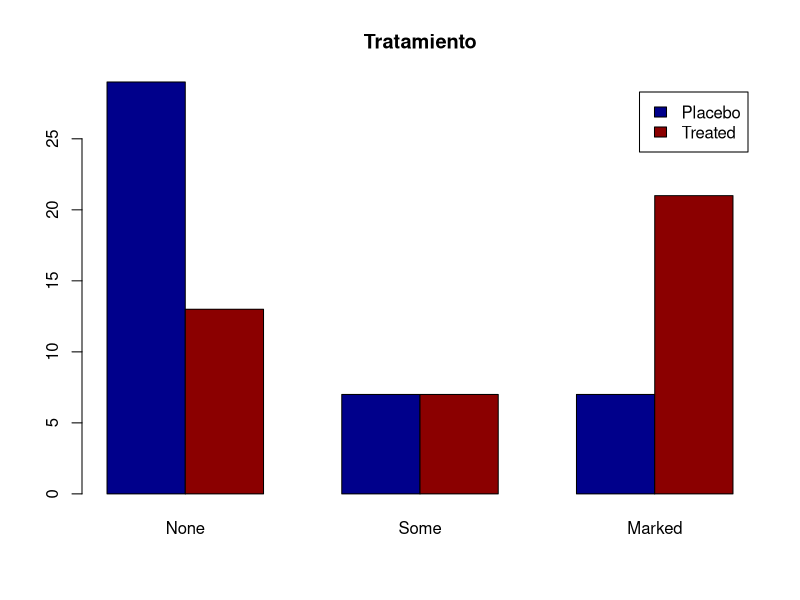
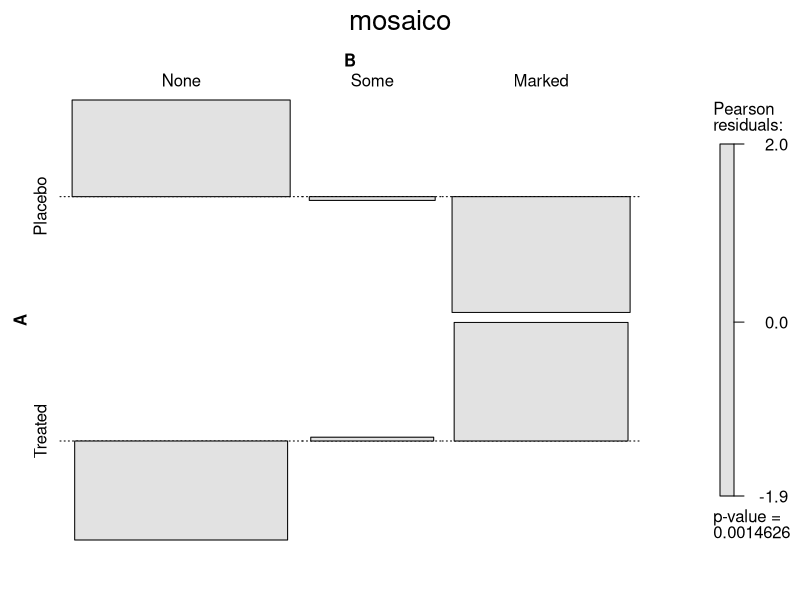
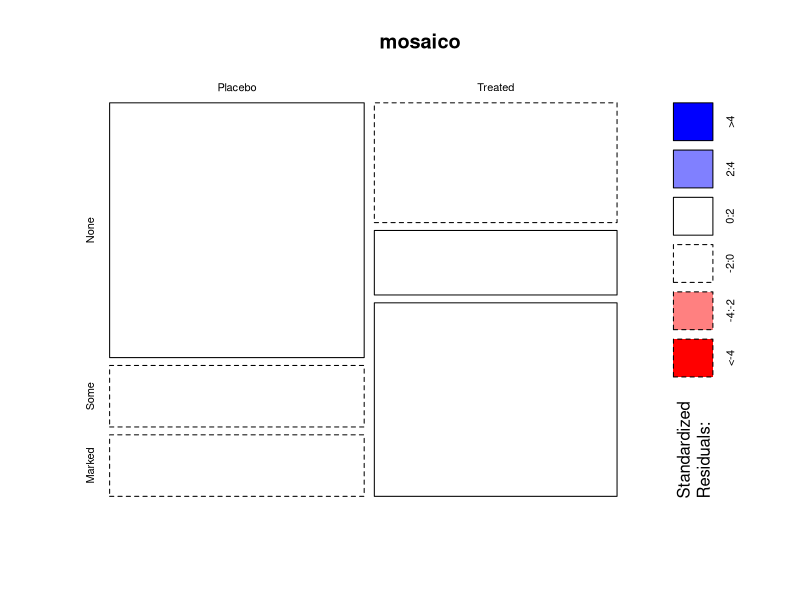
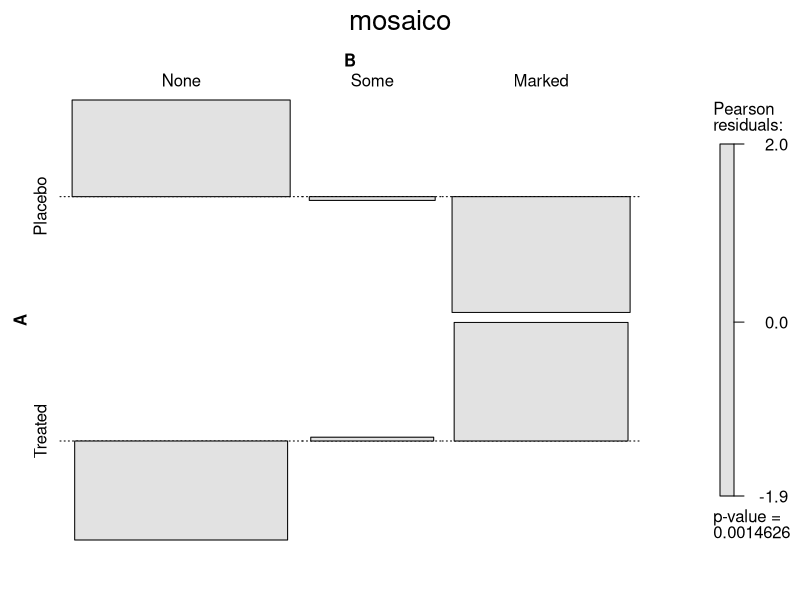
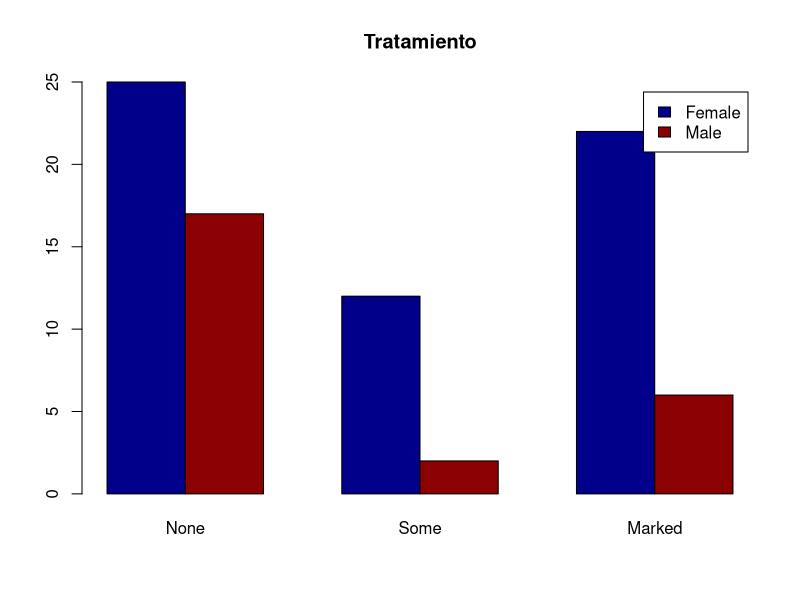
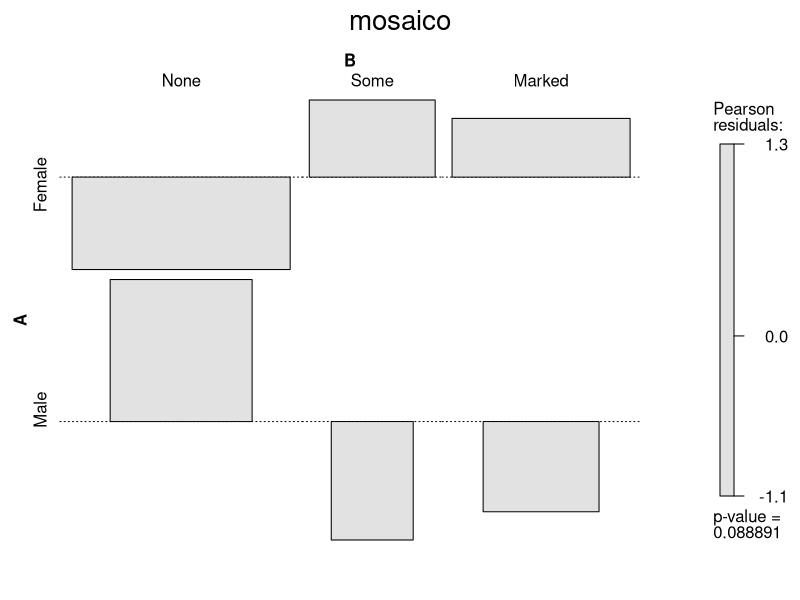
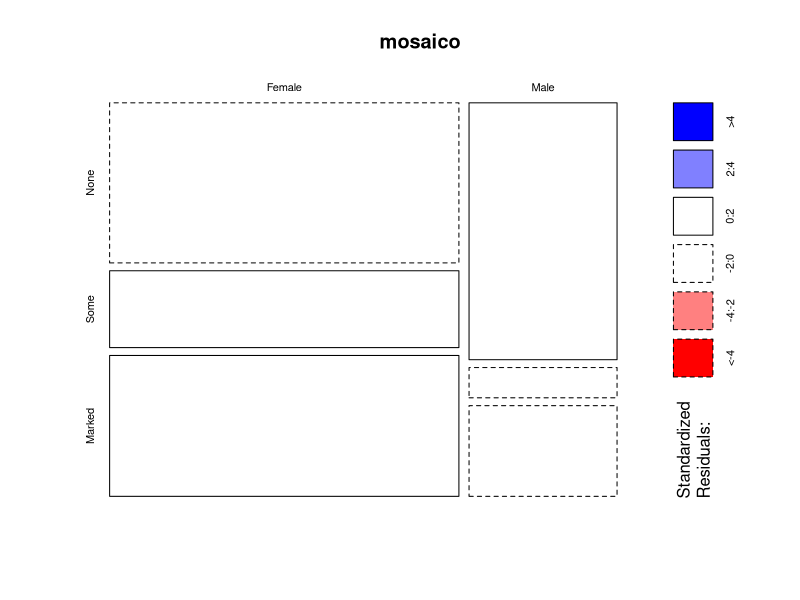
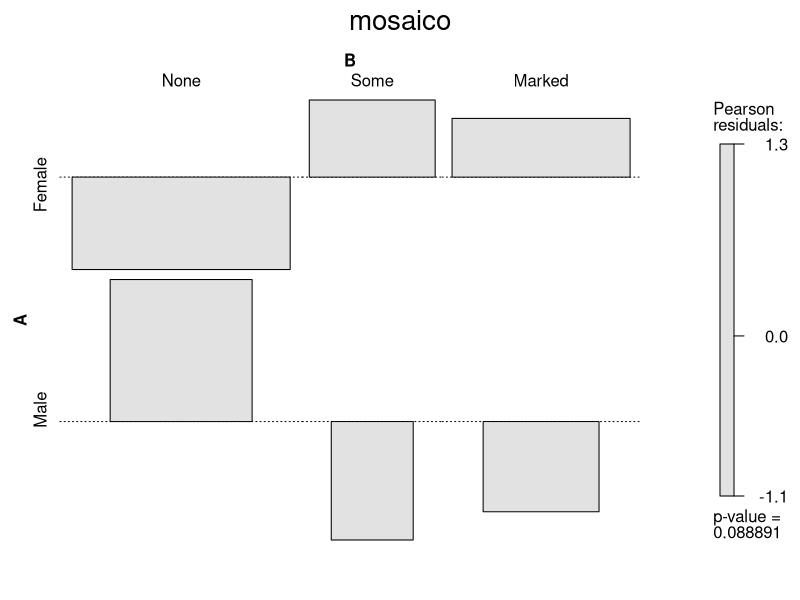

R code for these plots, in order:
library(vcd)
###Asociación entre el tratamiento y niveles de mejora

###Tabla de contingencia
prop.table(table(Arthritis$Treatmen,Arthritis$Improved))
TE<-table(Arthritis$Treatment,Arthritis$Improved)
barplot(TE, main="Tratamiento",col=c("darkblue","darkred"),legend=rownames(TE),beside=TRUE)

assoc(TE,color=TRUE,shade=T,main="mosaico")

##Pvalue=0.0014626

mosaicplot(TE, color=TRUE,split=TRUE,shade=TRUE,main="mosaico")

assoc(TE,color=TRUE,shade=T,main="mosaico",col=c("darkblue","darkred"))

chisq.test(TE)
qchisq(0.95,2)
chisq.test(TE)$expected

###Asociación entre el sexo y niveles de mejora
TS<-table(Arthritis$Sex,Arthritis$Improved)
barplot(TS, main="Tratamiento",col=c("darkblue","darkred"),legend=rownames(TS),beside=TRUE)

assoc(TS,color=TRUE,shade=T,main="mosaico")

##Pvalue=.088891
mosaicplot(TS,color=TRUE,shade=TRUE,main="mosaico")

assoc(TS,color=TRUE,shade=T,main="mosaico",col=c("darkblue","darkred"))
chisq.test(TS)
qchisq(0.95,2)
chisq.test(TE)$expected


